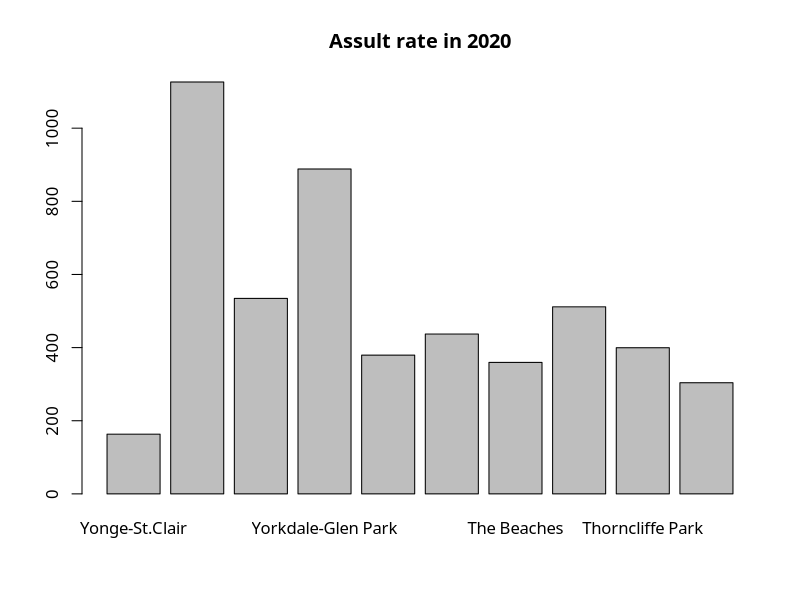

Source code (R): (Note: this script raises an error after producing the figure.)
## ---- chunk 1
library(tidyverse)
library(gridExtra)
crime <- read.csv('neighbourhood-crime-rates - 4326.csv')

#Clean Data
crime1 <- crime %>% 
  select(Assault_Rate2020, Neighbourhood)
crime2 <- crime %>%
  select(Assault_Rate2019)
crime3 <- crime %>%
  select(Hood_ID)
shooting_2014<- crime %>%
  select(Shootings_2014)
shooting_2015<- crime %>%
  select(Shootings_2015)
shooting_2016<- crime %>%
  select(Shootings_2016)
shooting_2017<- crime %>%
  select(Shootings_2017)
shooting_2018<- crime %>%
  select(Shootings_2018)
shooting_2019<- crime %>%
  select(Shootings_2019)
shooting_2020<- crime %>%
  select(Shootings_2020)
## ---- chunk 2
crime <- c(163.3175, 1126.2670, 534.5530, 
           888.3827, 379.4236, 437.1038, 
           359.5275, 511.5089, 399.6938, 
           303.9019 )
crime1 <- c("Yonge-St.Clair", "York University Heights", "Lansing-Westgate", 
            "Yorkdale-Glen Park", "Stonegate-Queensway", "Tam O'Shanter-Sullivan", 
            "The Beaches", "Thistletown-Beaumond Heights", "Thorncliffe Park", 
            "Danforth East York")
barplot(crime, main = "Assult rate in 2020",
        names.arg = crime1,
        family = 'GB1'
        )
## ---- chunk 3
#1. Histogram (By Location)
Highest_Assault_2020 <- crime1 %>%
  slice_max(Assault_Rate2020, n = 10) # selecting 10 states with the highest assault rate

Highest_Assault_2020_graph <- Highest_Assault_2020 %>%
  ggplot(aes(x = Neighbourhood, y = Assault_Rate2020, fill = Neighbourhood)) +
  geom_bar(stat = "identity") +
  theme_bw() +
  theme(axis.text.x = element_text(angle = 45, hjust = 1), 
        legend.position = 'none',
        text = element_text(size = 10)) +
  labs(x = "Neighbourhood",
       y = "Assault Rate in 2020",
       title = "10 Neighbourhoods With Highest Assault Rate in 2020")

grid.arrange(Highest_Assault_2020_graph, ncol=1)
## ---- chunk 4
#2. Histogram (By time)
shooting_sum <- c(sum(shooting_2014), sum(shooting_2015), sum(shooting_2016), sum(shooting_2017), sum(shooting_2018), sum(shooting_2019), sum(shooting_2020))

years <- c("2014", "2015", "2016", "2017", "2018", "2019", "2020")

shootings_by_years <- data_frame(shooting_sum, years)

shooting_graph <- shootings_by_years%>%
  ggplot(aes(x = years, y = shooting_sum, fill = years)) +
  geom_bar(stat = "identity") +
  theme_bw() +
  labs(x = "Years",
       y = "Shootings",
       title = "Shootings per year in past 7 years")

grid.arrange(shooting_graph, ncol=1)


## ---- chunk 5
#2018 max
assault_rate_2018 <- crime %>%
  select(Assault_Rate2018)
auto_2018 <- crime %>%
  select(AutoTheft_Rate2018)
be_2018 <- crime %>%
  select(BreakAndEnter_Rate2018)
robbery_2018 <- crime %>%
  select(Robbery_Rate2018)
theft_over_2018 <- crime %>%
  select(TheftOver_Rate2018)
homi_2018 <- crime %>%
  select(Homicide_Rate2018)
sh_2018 <- crime %>%
  select(Shootings_Rate2018)

as_avg_2018 <- sum(assault_rate_2018)/140

au_avg_2018 <- sum(auto_2018)/140

be_avg_2018 <- sum(be_2018)/140

robbery_avg_2018 <- sum(robbery_2018)/140

theft_over_avg_2018 <- sum(theft_over_2018)/140

homi_avg_2018 <- sum(homi_2018)/140

sh_avg_2018 <- sum(sh_2018)/140

c <- max(as_avg_2018, au_avg_2018, be_avg_2018, robbery_avg_2018, theft_over_avg_2018, homi_avg_2018, sh_avg_2018)
max_type_2018 <- 'N/A'

if (c == as_avg_2018){
  max_type_2018 <- "Assault"
} else if (c == au_avg_2018){
  max_type_2018 <- "Auto Theft"
} else if (c == be_avg_2018){
  max_type_2018 <- "Break and Enter"
} else if (c == robbery_avg_2018){
  max_type_2018 <- "Robbery"
} else if (c == theft_over_avg_2018){
  max_type_2018 <- "Theft Over"
} else if (c == homi_avg_2018){
  max_type_2018  <- "Homicide"
} else if (c == sh_avg_2018){
  max_type_2018 <- "Shooting"
}

#2019 max
assault_rate_2019 <- crime %>%
  select(Assault_Rate2019)
auto_2019 <- crime %>%
  select(AutoTheft_Rate2019)
be_2019 <- crime %>%
  select(BreakAndEnter_Rate2019)
robbery_2019 <- crime %>%
  select(Robbery_Rate2019)
theft_over_2019 <- crime %>%
  select(TheftOver_Rate2019)
homi_2019 <- crime %>%
  select(Homicide_Rate2019)
sh_2019 <- crime %>%
  select(Shootings_Rate2019)

as_avg_2019 <- sum(assault_rate_2019)/140

au_avg_2019 <- sum(auto_2019)/140

be_avg_2019 <- sum(be_2019)/140

robbery_avg_2019 <- sum(robbery_2019)/140

theft_over_avg_2019 <- sum(theft_over_2019)/140

homi_avg_2019 <- sum(homi_2019)/140

sh_avg_2019 <- sum(sh_2019)/140

c <- max(as_avg_2019, au_avg_2019, be_avg_2019, robbery_avg_2019, theft_over_avg_2019, homi_avg_2019, sh_avg_2019)
max_type_2019 <- 'N/A'

if (c == as_avg_2019){
  max_type_2019 <- "Assault"
} else if (c == au_avg_2019){
  max_type_2019 <- "Auto Theft"
} else if (c == be_avg_2019){
  max_type_2019 <- "Break and Enter"
} else if (c == robbery_avg_2019){
  max_type_2019 <- "Robbery"
} else if (c == theft_over_avg_2019){
  max_type_2019 <- "Theft Over"
} else if (c == homi_avg_2019){
  max_type_2019 <- "Homicide"
} else if (c == sh_avg_2019){
  max_type_2019 <- "Shooting"
}

#2020 max

assault_rate_2020 <- crime %>%
  select(Assault_Rate2020)
auto_2020 <- crime %>%
  select(AutoTheft_Rate2020)
be_2020 <- crime %>%
  select(BreakAndEnter_Rate2020)
robbery_2020 <- crime %>%
  select(Robbery_Rate2020)
theft_over_2020 <- crime %>%
  select(TheftOver_Rate2020)
homi_2020 <- crime %>%
  select(Homicide_Rate2020)
sh_2020 <- crime %>%
  select(Shootings_Rate2020)

as_avg_2020 <- sum(assault_rate_2020)/140

au_avg_2020 <- sum(auto_2020)/140

be_avg_2020 <- sum(be_2020)/14
robbery_avg_2020 <- sum(robbery_2020)/140

theft_over_avg_2020 <- sum(theft_over_2020)/140

homi_avg_2020 <- sum(homi_2020)/140

sh_avg_2020 <- sum(sh_2020)/140

c <- max(as_avg_2020, au_avg_2020, be_avg_2020, robbery_avg_2020, theft_over_avg_2020, homi_avg_2020, sh_avg_2020)
max_type_2020 <- 'N/A'

if (c == as_avg_2020){
  max_type_2020 <- "Assault"
} else if (c == au_avg_2020){
  max_type_2020 <- "Auto Theft"
} else if (c == be_avg_2020){
  max_type_2020 <- "Break and Enter"
} else if (c == robbery_avg_2020){
  max_type_2020 <- "Robbery"
} else if (c == theft_over_avg_2020){
  max_type_2020 <- "Theft Over"
} else if (c == homi_avg_2020){
  max_type_2020 <- "Homicide"
} else if (c == sh_avg_2020){
  max_type_2020 <- "Shooting"
}


table_max <- tibble('2018' = max_type_2018,
            '2019' = max_type_2019,
            '2020' = max_type_2020)
table_max
